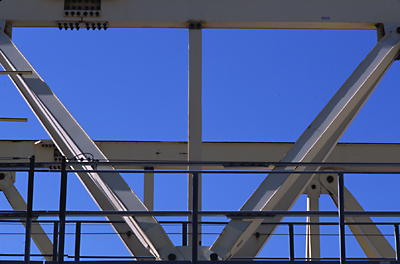
%> input picture P5/crane.png, 400 x 264 px
$ octave jpeg_ciclo_compresion.m   (GNU Octave 9; MATLAB toolbox functions it lacks are replaced by stand-ins)
%> lines starting %> are read from the running program, lines starting %| are printed output that depends on the picture
% function jpeg_resultado = jpeg_ciclo_compresion(original)
clear all
close all

%Lectura de la imagen
original=imread('crane.png');
%> original is the input picture: size 264x400x3 uint8; mean R, G, B 73.3, 93.1, 147.3
original = im2double(original);
%> original: size 264x400x3 double
original=original(1:256, 1:256, :);
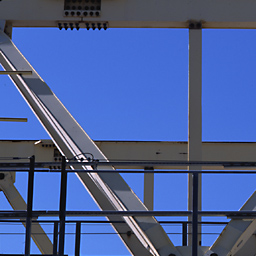
%> original: size 256x256x3 double; mean R, G, B 0.293, 0.377, 0.598

figure, imshow(original);
% Matrices de Transformaci髇
dct_matriz = dctmtx(8);
dct = @(block_struct) dct_matriz * block_struct.data* dct_matriz';
idct = @(block_struct) dct_matriz' * block_struct.data* dct_matriz;

% Tablas de quantizaci髇
q_max = 255;
q_y = [16 11 10 16 124 140 151 161;
12 12 14 19 126 158 160 155;
14 13 16 24 140 157 169 156;
14 17 22 29 151 187 180 162;
18 22 37 56 168 109 103 177;
24 35 55 64 181 104 113 192;
49 64 78 87 103 121 120 101;
72 92 95 98 112 100 103 199] ;

q_c = [17 18 24 47 99 99 99 99 ;
18 21 26 66 99 99 99 99 ;
24 26 56 99 99 99 99 99 ;
47 66 99 99 99 99 99 99 ;
99 99 99 99 99 99 99 99 ;
99 99 99 99 99 99 99 99 ;
99 99 99 99 99 99 99 99 ;
99 99 99 99 99 99 99 99] ;

%Orden an醠isis para zigzag
    order = [1 9  2  3  10 17 25 18 11 4  5  12 19 26 33  ...
        41 34 27 20 13 6  7  14 21 28 35 42 49 57 50  ...
        43 36 29 22 15 8  16 23 30 37 44 51 58 59 52  ...
        45 38 31 24 32 39 46 53 60 61 54 47 40 48 55  ...
        62 63 56 64];

    ZigZag_Order = uint8([
            1  9  2  3  10 17 25 18
            11 4  5  12 19 26 33 41
            34 27 20 13 6  7  14 21
            28 35 42 49 57 50 43 36
            29 22 15 8  16 23 30 37
            44 51 58 59 52 45 38 31
            24 32 39 46 53 60 61 54
            47 40 48 55 62 63 56 64]);

% Escala las matrices de cuantizaci髇 seg鷑 un factor de escala
qf = 75 ;
if qf < 50
    q_scale = floor (5000/ qf) ;
else
    q_scale = 200 - 2 * qf;
end

q_y = round (q_y * q_scale / 100);
q_c = round (q_c * q_scale / 100);

% RGB a YCbCr
ycc = rgb2ycbcr(im2double (original)) ;
%> ycc: size 256x256x3 double; mean of channels 1, 2, 3 0.387, 0.611, 0.449

% Submuestrear y reducir crominancia
cb = conv2(ycc(:,:,2),[ 1 1 ; 1 1]) ./ 4.0;
cr = conv2(ycc(:,:,3),[ 1 1 ; 1 1]) ./ 4.0;
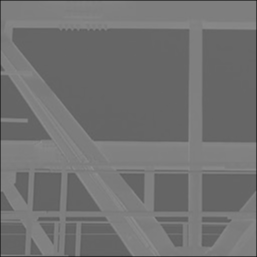
%> cr: size 257x257 double; min 0.124, max 0.563, mean 0.446
cb = cb(2:2: size(cb,1), 2 : 2 : size(cb,2));
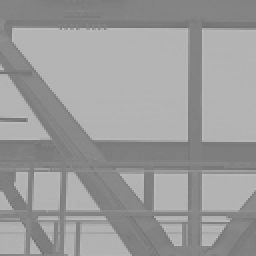
%> cb: size 128x128 double (shown 2 times larger); min 0.432, max 0.741, mean 0.611
cr = cr(2:2: size(cr,1), 2 : 2 : size(cr,2));
%> cr: size 128x128 double
y = ycc(:,:,1);
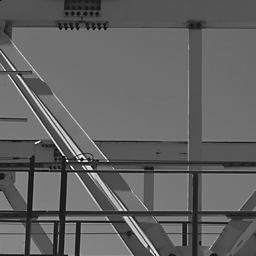
%> y: size 256x256 double; min 0.0627, max 0.922, mean 0.387


% DCT con escalado antes de cuantizaci髇
y = blockproc(y,[8 8],dct).*q_max;
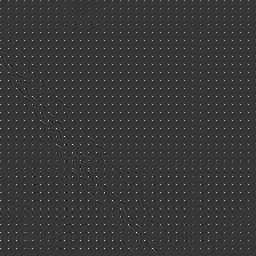
%> y: size 256x256 double; min -338.5, max 1235.7, mean 12.4; drawn with min black and max white
cb = blockproc(cb, [8 8], dct ) .* q_max;
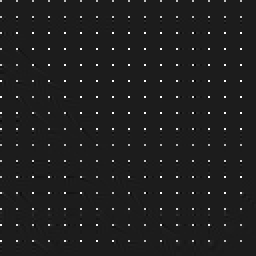
%> cb: size 128x128 double (shown 2 times larger); min -182.2, max 1441.8, mean 19.4; drawn with min black and max white
cr = blockproc(cr, [8 8], dct ) .* q_max;
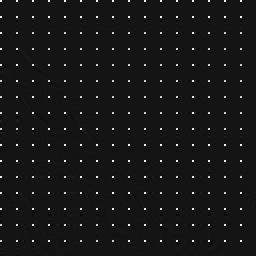
%> cr: size 128x128 double (shown 2 times larger); min -90.87, max 1047.9, mean 14.3; drawn with min black and max white


% Cuantizacion de los coeficientes DCT
y = blockproc(y,[8 8],@(block_struct) round(round(block_struct.data)./q_y));
cb = blockproc(cb,[8 8],@(block_struct) round(round(block_struct.data)./q_c));
cr = blockproc(cr,[8 8],@(block_struct) round(round(block_struct.data)./q_c));

mask = [1   1   1   1   0   0   0   0
        1   1   1   0   0   0   0   0
        1   1   0   0   0   0   0   0
        1   0   0   0   0   0   0   0
        0   0   0   0   0   0   0   0
        0   0   0   0   0   0   0   0
        0   0   0   0   0   0   0   0
        0   0   0   0   0   0   0   0];
y = blockproc(y,[8 8],@(block_struct) mask .* block_struct.data);
cb = blockproc(cb,[8 8],@(block_struct) mask .* block_struct.data);
cr = blockproc(cr,[8 8],@(block_struct) mask .* block_struct.data);

%ZIGZAG DE LOS BLOQUES
    %prueba=zigzag(y(1:8,1:8));
    %runLengthCode(prueba)
bloques = im2col(y, [8 8], 'distinct');  % Pone los bloques de 8x8 en columnas
xb = size(bloques, 2);                   % Coge el numero de bloques
%> xb = 1024
bloques_zigzag = bloques(order, :);      % Reordena elementos columna

coef_DC= bloques_zigzag(1,:);
%> coef_DC = 1024 values, max 155 at index 274, min 36 at index 257, mean 98.63
coef_AC= bloques_zigzag(2:63,:);

% [11 lines of commented-out code are left out]

eob = max(bloques_zigzag(:)) + 1;               % Create end-of-block symbol
%> eob = 156
r = zeros(numel(bloques_zigzag) + size(bloques_zigzag, 2), 1);
count = 0;
for j = 1:xb                       % Process 1 block (col) at a time
   i = max(find(bloques_zigzag(:, j)));         % Find last non-zero element
   if isempty(i)                   % No nonzero block values
      i = 0;
   end
   p = count + 1;
   q = p + i;
   r(p:q) = [bloques_zigzag(1:i, j); eob];      % Truncate trailing 0's, add EOB,
   count = count + i + 1;          % and add to output vector
end
%> this loop made 1024 passes
%> (p, q, count) on passes 2 to 4: (12, 15, 15), (16, 26, 26), (27, 37, 37)
%> after the loop, count = 7086

r((count + 1):end) = [];           % Delete unusued portion of r
quality=1;
[zm, zn] = size(y);
%> zm = 256; zn = 256
z           = struct;
z.size      = uint16([zm zn]);
%> z.size = [256 256]
z.numblocks = uint16(xb);
%> z.numblocks = 1024
z.quality   = uint16(quality * 100);

% hacer mex unravel.c (previamente)
%> (the run ends here)
